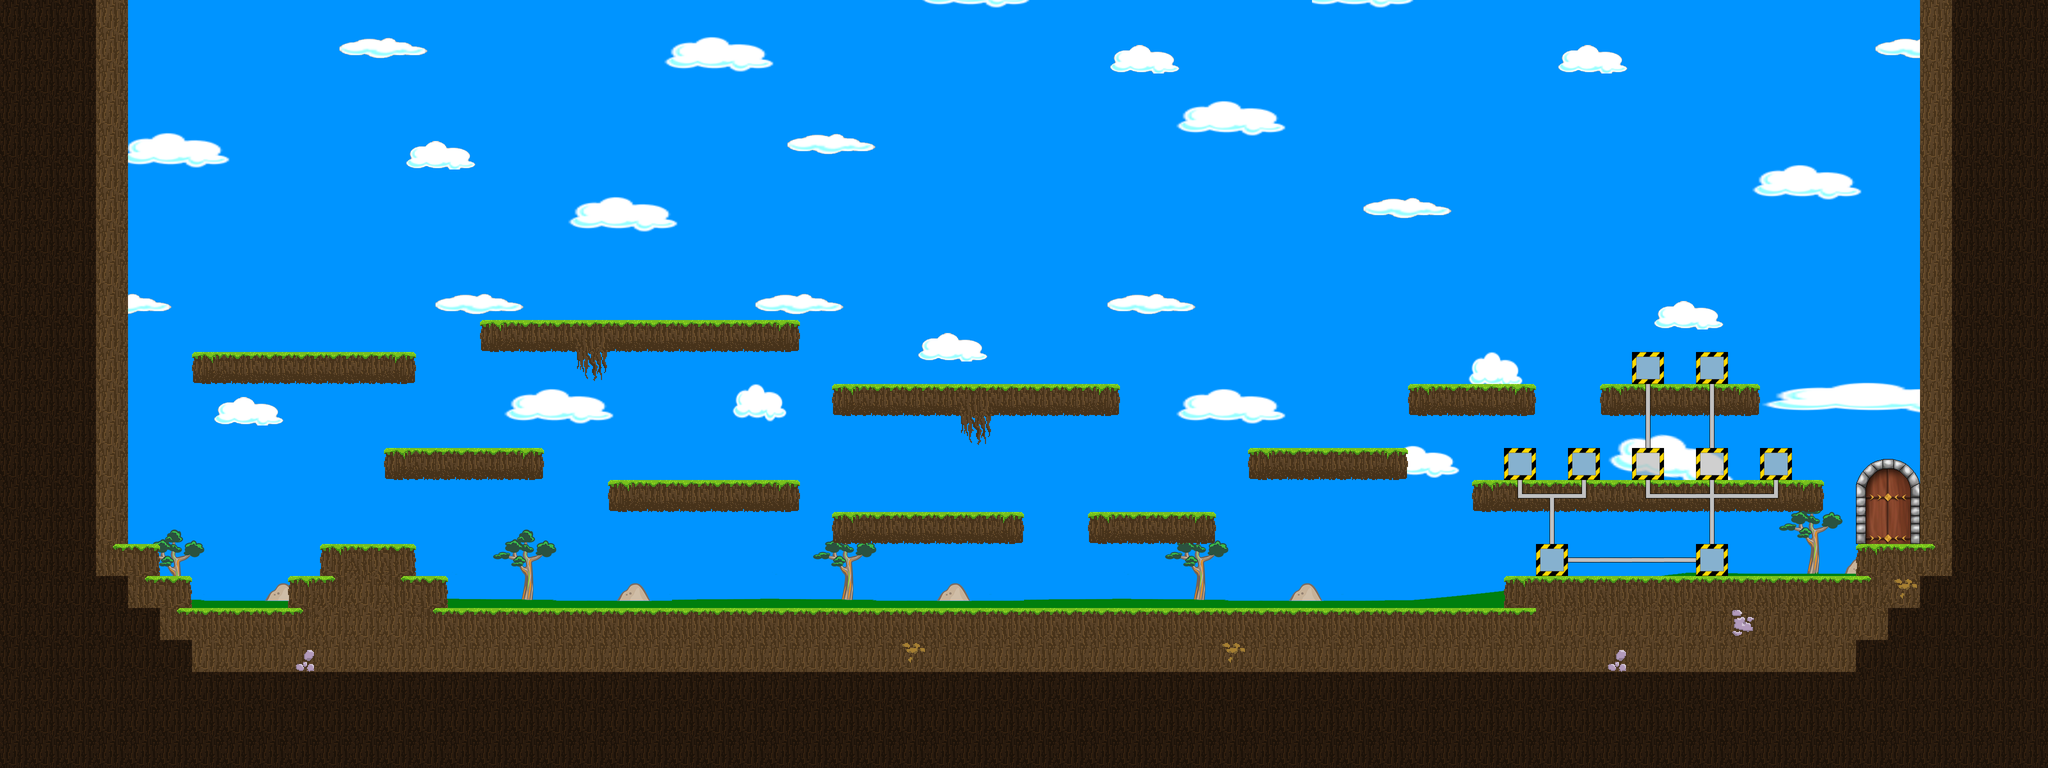

A level layout from a 2D game, rendered from its tile map. Below: a short description, then the map file with tile-grid data replaced by summaries:
An orthogonal 64x24 tile map with 64x64 px tiles, 7 tile layers (Hintergrund, Laufebene, Open Gate, Gate, ...), 7 tilesets.

<map version="1.0" orientation="orthogonal" renderorder="right-down" width="64" height="24" tilewidth="64" tileheight="64">
 <tileset firstgid="1" name="Rohre" tilewidth="64" tileheight="64">
  <image source="Rohre.png" trans="0000ff" width="256" height="256" />
 </tileset>
 <tileset firstgid="17" name="Maschinen" tilewidth="64" tileheight="64">
  <image source="Maschinen.png" trans="0000ff" width="256" height="256" />
 </tileset>
 <tileset firstgid="33" name="Metallobjekte" tilewidth="64" tileheight="64">
  <image source="Metallobjekte.png" trans="0000ff" width="256" height="256" />
 </tileset>
 <tileset firstgid="49" name="Laufebenen" tilewidth="64" tileheight="64">
  <image source="Laufebenen.png" trans="0000ff" width="256" height="256" />
 </tileset>
 <tileset firstgid="65" name="Ampeln" tilewidth="64" tileheight="64">
  <image source="Ampeln.png" trans="0000ff" width="128" height="128" />
 </tileset>
 <tileset firstgid="69" name="Hintergrund" tilewidth="64" tileheight="64">
  <image source="Hintergrund.png" trans="0000ff" width="2048" height="1024" />
 </tileset>
 <tileset firstgid="581" name="gate" tilewidth="64" tileheight="64">
  <image source="gate.png" trans="0000ff" width="256" height="256" />
 </tileset>
 <layer name="Hintergrund" width="64" height="24">
  <data>[1536 cells, 1536 non-empty, 512 distinct tile ids]</data>
 </layer>
 <layer name="Laufebene" width="64" height="24">
  <data>[1536 cells, 628 non-empty, 30 distinct tile ids]</data>
 </layer>
 <layer name="Open Gate" width="64" height="24">
  <data>[1536 cells, 6 non-empty, 6 distinct tile ids]</data>
 </layer>
 <layer name="Gate" width="64" height="24">
  <data>[1536 cells, 6 non-empty, 6 distinct tile ids]</data>
 </layer>
 <layer name="Pipes" width="64" height="24">
  <data>[1536 cells, 18 non-empty, 6 distinct tile ids]</data>
 </layer>
 <layer name="Ablagen" width="64" height="24">
  <data>[1536 cells, 9 non-empty, 1 distinct tile ids]</data>
 </layer>
 <layer name="Objektebene" width="64" height="24">
  <data>[1536 cells, 0 non-empty, 0 distinct tile ids]</data>
 </layer>
</map>
